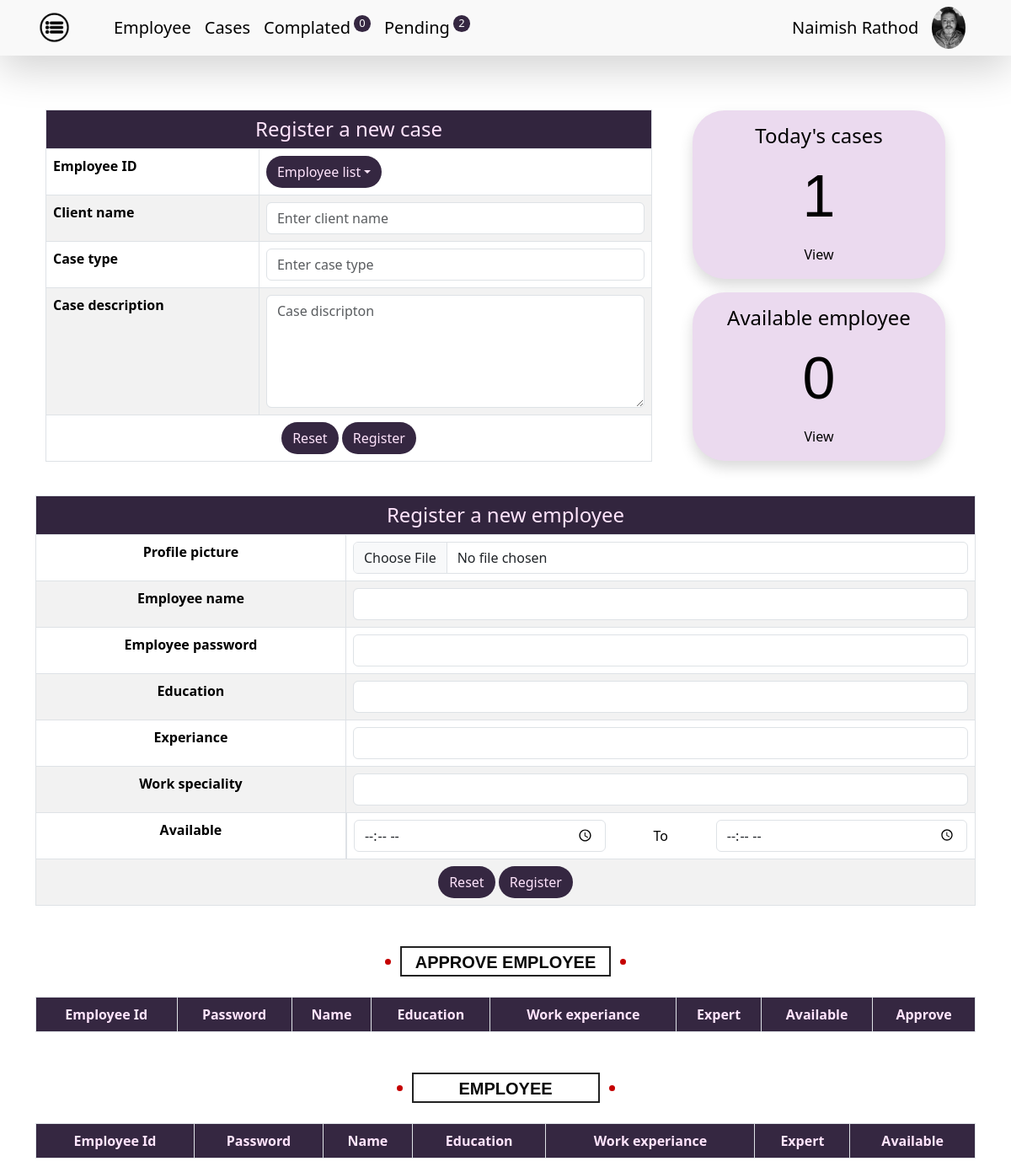
The app's page /index.php (signed in) with its own data.
### index.php (the view, shortened to what this page needs)
<?php
	$present_cases = 0;
	$present_emp = 0;
	$curdate = date('Y-m-d');
	$ntfyCountPend = 0;
	$ntfyCountDone = 0;
include 'connection.php';
	$stmt = $conn->prepare("SELECT * FROM `adv-nr`");
	$stmt->execute();
	$res = $stmt->get_result();
	$row = $res->fetch_assoc();
	$emp = $conn->prepare("SELECT * FROM `all-adv`");
	$emp->execute();
	$emp_res=$emp->get_result();
	$qryWork = "SELECT * FROM `work-data`";
	$stmtWork = $conn->prepare($qryWork);
	$stmtWork->execute();
	$resWork = $stmtWork->get_result();
	$workData = $resWork->fetch_all(MYSQLI_ASSOC);
	foreach ($workData as $workRow) {
	    if ($workRow['status'] === 'pending') {
	        $ntfyCountPend++;
	    } else {
	    	$ntfyCountDone++;
	    }
	}
	$cases=$conn->prepare("SELECT * FROM `work-data` WHERE DATE(`created_at`) = ?");
	$cases->bind_param("s",$curdate);
	$cases->execute();
	$cases->store_result();
	if ($cases->num_rows > 0) {
    	$present_cases = $cases->num_rows;
	}
	if ($emp_res ->num_rows > 0) {
?>
<!DOCTYPE html>
<html>
<head>
	<link href="https://cdn.jsdelivr.net/npm/bootstrap@5.3.3/dist/css/bootstrap.min.css" rel="stylesheet">
  <link rel="stylesheet" type="text/css" href="css/index-style.css">
 </head>
<body>
	 <div class="container-fluid navbar-col shadow-lg">
	 	<nav class="navbar navbar-expand-sm  container">
	 	<div class="container-fluid float-end">
	 		<ul class="navbar-nav nav-text">
	 			<li class="nav-item me-3">
	 				 <img src="img/munu.png"  class="menu-img" data-bs-toggle="offcanvas" data-bs-target="#demo">
	 			</li>
	 			<li class="nav-item ms-4">
	 				<a href="#emp" class="nav-link fs-5">Employee</a>
	 			</li>
	 			<li  class="nav-item">
	 				 <a href="cases.php" class="nav-link fs-5">Cases</a>
	 			</li>
	 			<li class="nav-item">
	 				<a href="complate-case.php" class="nav-link fs-5">Complated<span class="ntfy"><?php echo htmlspecialchars($ntfyCountDone) ?></span></a>
	 			</li>
	 			<li class="nav-item">
	 				<a href="pending-case.php" class="nav-link fs-5">Pending<span class="	ntfy"><?php echo htmlspecialchars($ntfyCountPend) ?></span></a>
	 			</li>
	 		</ul>
	 	</div>
	 	<span class="uname me-3"><?php echo htmlspecialchars($row['name']); ?></span>
	 	<img alt="profile" src="<?php echo htmlspecialchars($row['user_img_src']); ?> " class="user_img me-4">
	 </nav>
	 </div>
	 <div class="row container-lg mx-auto mt-5">
	 	<div class="col-sm-8 mt-3">
	 		<table class="table table-bordered text table-striped">
		 	<form class="form" action="register-client.php" method="get">
		 		<tr >
		 			<th colspan="2" class="table-head-col ">
		 				<h4 class="text-center marg" >Register a new  case</h4>
		 			</th>
		 		</tr>
		 		<tr>
		 			<th>Employee ID</th>
		 			<td>
		 				<div class="dropdown">
		 					<button class="btn bg-purp col-wh radius dropdown-toggle" data-bs-toggle="dropdown" id="ename">Employee list</button>
		 				</div>
		 			</td>
		 		</tr>
		 		<tr>
		 			<th>Client name</th>
		 			<td><input type="text" name="cname" class="form-control" placeholder="Enter client name"></td>
		 		</tr>
		 		<tr>
		 			<th>Case type</th>
		 			<td><input type="text" name="ctype" class="form-control" placeholder="Enter case type"></td>
		 		</tr>
		 		<tr>
		 			<th>Case description</th>
		 			<td><textarea rows="5" name="cdesc" class="form-control" placeholder="Case discripton"></textarea></td>
		 		</tr>
		 		<tr class="text-center">
		 			<td colspan="2" rowspan="2">
		 				<input type="reset" name="reset" class="btn bg-purp col-wh radius">
		 				<input type="submit" name="submit" value="Register" class="btn bg-purp col-wh radius">
		 			</td>
		 		</tr>
		 	</form>
	 		</table>
	 	</div>
	 	<div class="col-sm-4 buble-main">
	 		<div class="bg-l-purp buble text-center shadow">
	 			 <div><h4 class="mt-3 col-blk">Today's cases</h4></div>
	 			 <div><h1 class="attend-font col-blk"><?php echo htmlspecialchars($present_cases) ?></h1></div>
	 			 <div class="view-txt"><a href="today-case.php" class="buble-a col-blk">View</a></div>
	 		</div>
	 		<div class="bg-l-purp buble text-center shadow">
	 			<div><h4 class="mt-3 col-blk">Available employee</h4></div>
	 			<div><h1 class="attend-font col-blk"><?php echo htmlspecialchars($present_emp) ?></h1></div>
	 			<div class="view-txt"><a href="today-employee.php" class="buble-a  col-blk">View</a></div>
	 		</div>
	 	</div>
	 </div>
	 <div class="container mt-4">
	 	<table class="table table-bordered text-center table-striped">
		 	<form class="form" action="register-emp-admin.php" method="post" enctype="multipart/form-data">
		 		<tr >
		 			<th colspan="2" class="table-head-col ">
		 				<h4 class="text-center marg" >Register a new employee</h4>
		 			</th>
		 		</tr>
		 		<tr>
		 				<th>Profile picture</th>
						<td>
							<input type="file" name="profile" id="profile" class="form-control">
						</td>
				</tr>
		 		<tr>
		 			<th>Employee name</th>
		 			<td><input type="text" name="name" id="name" class="form-control"></td>
		 		</tr>
		 		<tr>
		 			<th>Employee password</th>
		 			<td><input type="text" name="pwd" id="pwd" class="form-control"></td>
		 		</tr>
		 		<tr>
		 			<th>Education</th>
		 			<td><input type="text" name="edu" id="edu" class="form-control"></td>
		 		</tr>
		 		<tr>
		 			<th>Experiance</th>
		 			<td><input type="text" name="exp" id="exp" class="form-control"></td>
		 		</tr>
		 		<tr>
		 			<th>Work speciality</th>
		 			<td><input type="text" name="work" id="work" class="form-control"></td>
		 		</tr>
		 		<tr>
		 			<th>Available</th>
		 			<td colspan="3" class="time-par">
						<input type="time" name="availableIn" id="availableIn" class="form-control time availableIn" placeholder="Availity" required><span>To</span>
						<input type="time" name="availableOut" id="availableOut" class="form-control time availableOut" placeholder="Availity" required>
					</td>
		 		</tr>
		 		<tr class="text-center">
		 			<td colspan="2" rowspan="2">
		 				<input type="reset" name="reset" class="btn bg-purp col-wh radius">
		 				<input type="submit" name="submit" value="Register" class="btn bg-purp col-wh radius" id="registerUser">
		 			</td>
		 		</tr>
		 	</form>
	 		</table>
	 </div>
	<div class="thirteen mt-5 head-widh">
    	<h1>Approve employee</h1>
	</div>
 	 <div class="container mt-4 rounded">
	  	<table class="table table-striped table-bordered text-center">
	  		<thead>
	  		<tr>
	  			<th class="table-head-col">Employee Id</th>
	  			<th class="table-head-col">Password</th>
	  			<th class="table-head-col">Name</th>
	  			<th class="table-head-col">Education</th>
	  			<th class="table-head-col">Work experiance</th>
	  			<th class="table-head-col">Expert</th>
	  			<th class="table-head-col">Available</th>
	  			<th class="table-head-col">Approve</th>
	  		</tr>
	  		</thead>
	 	</table>
	 </div>
	<div class="thirteen mt-5">
    	<h1>Employee</h1>
	</div>
 	 <div class="container mt-4 rounded mb-1" id="emp">
	  	<table class="table table-striped table-bordered text-center" >
	  		<thead>
	  		<tr>
	  			<th class="table-head-col">Employee Id</th>
	  			<th class="table-head-col">Password</th>
	  			<th class="table-head-col">Name</th>
	  			<th class="table-head-col">Education</th>
	  			<th class="table-head-col">Work experiance</th>
	  			<th class="table-head-col">Expert</th>
	  			<th class="table-head-col">Available</th>
	  		</tr>
	  		</thead>
	 	</table>
	 </div>
</body>
</html>
<?php
 }
 else {
 	echo "no result found";
 }
?>

### css/index-style.css (style rules this page uses)
body { background: #FFFFFF; }
.menu-img { width: 45px; height: 45px; }
.bg-purp { background: #352741 !important; }
.nav-text li a { color: black !important; }
.navbar-col { background-color: #f9f9f9; }
.user_img { width: 50px; height: 50px; border-radius: 50%; object-fit: cover; }
.uname { color: black; white-space: nowrap; font-size: 1.25rem; }
.table-head-col { background-color: #352741 !important; color: #FFE4FC !important; }
.buble { height: 200px; width: 300px; border-radius: 38px; display: grid ; justify-content: space-around; }
.buble-main { display: flex; flex-direction: column; align-items: center; justify-content: space-evenly; }
.buble-a { color: white; text-decoration: none; }
.attend-font { font-size: 70px; }
.col-wh { color: #FFE4FC !important; }
.bg-l-purp { background: #EBDAEF !important; }
.col-blk { color: black !important; }
.ntfy { font-size: 13px; background: #352741; color: white; border-radius: 50%; display: inline-block; text-align: center; width: 20px; margin-left: 4px; vertical-align: top; }
h1 { position: relative; padding: 0; margin: 0; font-family: "Raleway", sans-serif; font-weight: 300; font-size: 40px; color: #080808; -webkit-transition: all 0.4s ease 0s; -o-transition: all 0.4s ease 0s; transition: all 0.4s ease 0s; }
.thirteen h1 { position:relative; font-size:20px; font-weight:700; letter-spacing:0px; text-transform:uppercase; width:223px; text-align:center; margin:auto; white-space:nowrap; border:2px solid #222; padding:5px 11px 3px 11px; }
.thirteen h1:before, .thirteen h1:after { background-color: #c50000; position:absolute; content: ''; height: 7px; width: 7px; border-radius:50%; bottom: 12px; }
.thirteen h1:before { left:-20px; }
.thirteen h1:after { right:-20px; }
.marg { margin: 0; }
.view-txt { display: flex; align-items: end; justify-content: center; margin-bottom: 17px; }
.head-widh h1 { width: 250px !important; }
.radius { border-radius: 20px; }
.time-par { display: flex; justify-content: space-between; align-items: baseline; }
.time { display: unset; width: 41%; }

### records on screen
adv-nr: name "Naimish Rathod", user_img_src (picture)

### other values on screen
$ntfyCountDone "0"
$ntfyCountPend "2"
$present_cases "1"
$present_emp "0"
